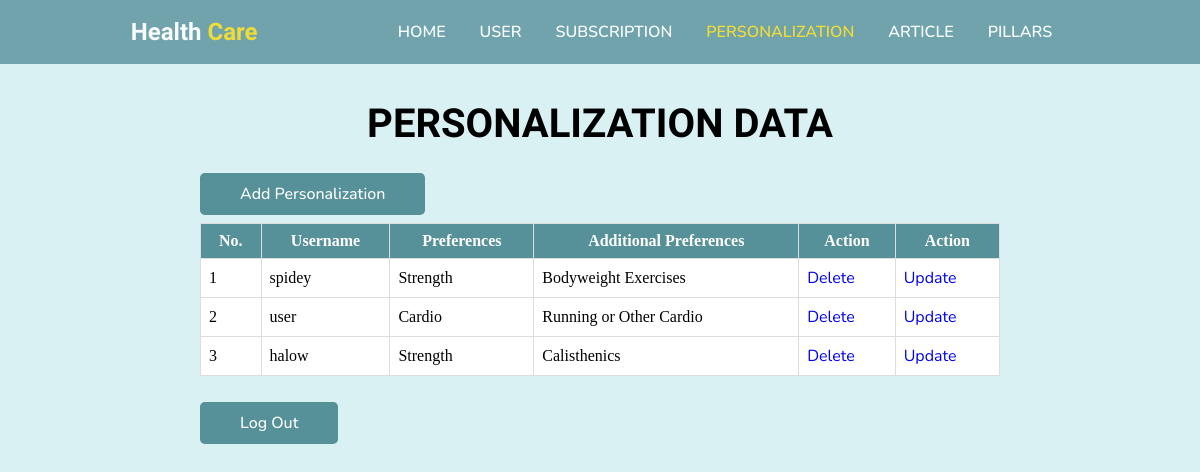
Before: /admin/adminperson.php with the older database file.
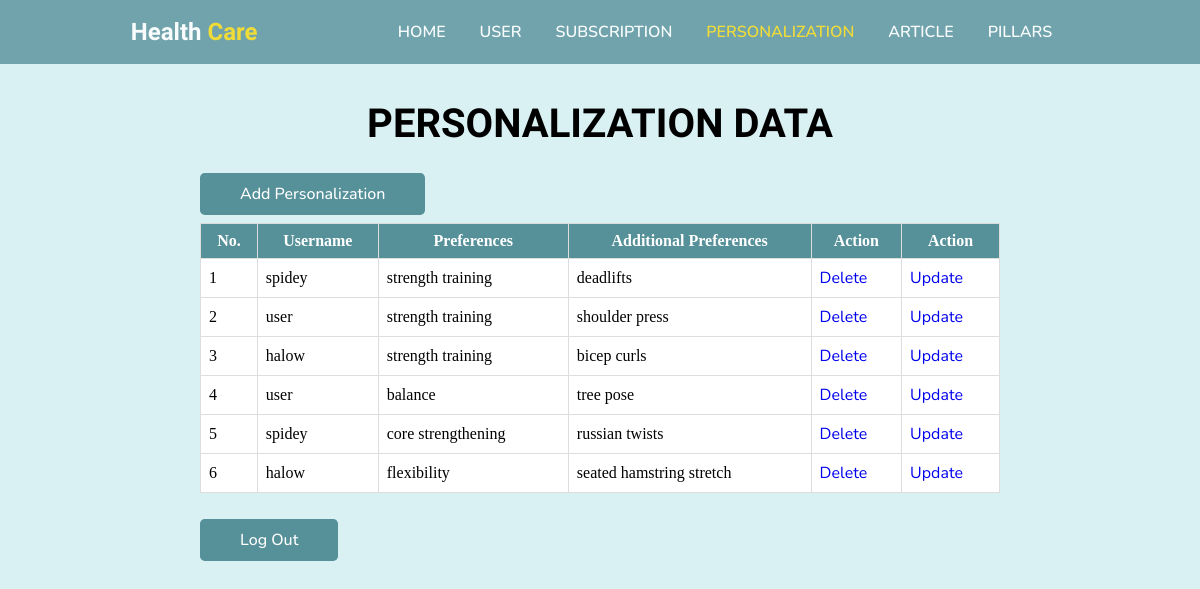
After: the same page with the newer database file.
### tables this page shows
CREATE TABLE `personalization` (
  `id_personalization` int(11) NOT NULL,
  `id_user` int(11) NOT NULL,
  `preferences` varchar(225) NOT NULL,
  `additional_preferences` varchar(225) NOT NULL
);

CREATE TABLE `user` (
  `id_user` int(11) NOT NULL,
  `name` varchar(225) NOT NULL,
  `username` varchar(255) NOT NULL,
  `email` varchar(225) NOT NULL,
  `password` varchar(20) NOT NULL,
  `level` varchar(5) NOT NULL
);

### admin/adminperson.php (the view, shortened to what this page needs)
<!DOCTYPE html>
<html lang="en">
<head>
    <link rel="stylesheet" href="style_main.css">
</head>
<body>
    <header>
        <div class="logo">
            <h2>Health <span>Care</span></h2>
        </div>
        <ul class="navbar">
            <li><a href="index.php" class="btn-nav">Home</a></li>
            <li><a href="adminuser.php" class="btn-nav">User</a></li>
            <li><a href="adminsubs.php" class="btn-nav">Subscription</a></li>
            <li><a href="adminperson.php" class="btn-active">Personalization</a></li>
            <li><a href="adminarticle.php" class="btn-nav">Article</a></li>
            <li><a href="adminpillars.php" class="btn-nav">Pillars</a></li>
        </ul>
    </header>
    <section class="user">
        <h1 class="heading">Personalization Data</h1>
        <br>
        <br>
        <a href="adminpersonadd.php" class="btn">Add Personalization</a>
        <br>
        <br>
        <table border="1" class="table">
            <tr>
                <th>No.</th>
                <th>Username</th>
                <th>Preferences</th>
                <th>Additional Preferences</th>
                <th>Action</th>
                <th>Action</th>
            </tr>
            <?php
            include '../connect.php';
            $query_mysql = mysqli_query($mysqli, "SELECT personalization.*, user.username
            FROM personalization
            JOIN user ON personalization.id_user = user.id_user") or die(mysqli_error($mysqli));
            $nomor = 1;
            while ($data = mysqli_fetch_array($query_mysql)) {
                ?>
                <tr>
                    <td><?php echo $nomor++; ?></td>
                    <td><?php echo $data['username']; ?></td>
                    <td><?php echo $data['preferences']; ?></td>
                    <td><?php echo $data['additional_preferences']; ?></td>
                    <td><a href="adminpersondelete.php?id=<?php echo $data['id_personalization']; ?>"
                            class="btn-hapus">Delete</a> </td>
                    <td><a href="adminpersonupdate.php?id=<?php echo $data['id_personalization']; ?>"
                            class="btn-update">Update</a> </td>
                </tr>
            <?php } ?>
        </table>
        <br>
        <br>
        <a href="../loginpage.php" class="btn">Log Out</a>
    </section>
</body>
</html>

### admin/style_main.css (style rules this page uses)
* { margin: 0; padding: 0; box-sizing: border-box; scroll-padding-top: 4rem; scroll-behavior: smooth; list-style: none; text-decoration: none; }
h1, h2 { font-family: "Signika", sans-serif; }
a, p, li, h3, label { font-family: "Nunito", sans-serif; }
:root { --main-color: #569099; --second-color: #f6d809; --text-color: #1b1b1b; --bg-color: #ffff; --box-shadow: 2px 2px 10px 4px rgb(14 55 54 / 15%); }
section { padding: 100px 200px; }
header { position: fixed; width: 100%; top: 0; right: 0; z-index: 10000; display: flex; justify-content: space-around; align-items: center; padding: 18px 100px; transition: 0.5s linear; background-color: var(--main-color); opacity: 0.8; }
.logo h2 { color: white; }
.logo span { color: #f6d809; }
.navbar { display: flex; }
.btn-nav { padding: 8px 17px; text-decoration: none; color: white; font-size: 1rem; text-transform: uppercase; font-weight: 600; }
.btn-active { padding: 8px 17px; text-decoration: none; color: var(--second-color); font-size: 1rem; text-transform: uppercase; font-weight: 600; }
.user { width: 100%; min-height: 100vh; background: #d9f1f3; background-repeat: no-repeat; background-size: cover; background-position: center; }
.heading { color: rgb(0, 0, 0); font-size: 40px; font-weight: 600; text-align: center; text-transform: uppercase; }
.table { width: 100%; border-collapse: collapse; background: var(--bg-color); background-size: cover; background-repeat: no-repeat; }
.table th, .table td { border: 1px solid #ddd; padding: 8px; }
.table th { background-color: var(--main-color); color: #fff; }
.btn { padding: 10px 40px; border-radius: 0.3rem; background: var(--main-color); color: var(--bg-color); font-weight: 500; }

Changed rows visible on the page:
changed personalization: preferences "Strength" → "strength training"; additional_preferences "Bodyweight Exercises" → "deadlifts"
changed personalization: preferences "Cardio" → "strength training"; additional_preferences "Running or Other Cardio" → "shoulder press"
changed personalization: preferences "Strength" → "strength training"; additional_preferences "Calisthenics" → "bicep curls"
added personalization: id_user.username "user", preferences "balance", additional_preferences "tree pose"
added personalization: id_user.username "spidey", preferences "core strengthening", additional_preferences "russian twists"
added personalization: id_user.username "halow", preferences "flexibility", additional_preferences "seated hamstring stretch"
